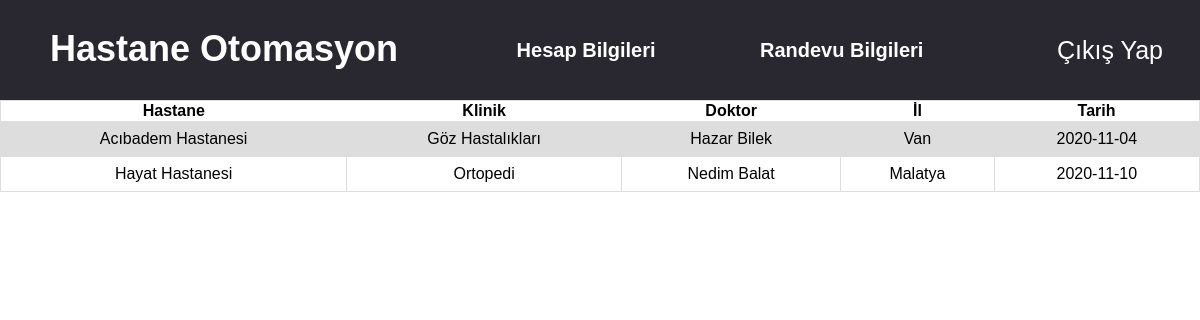
The app's page /randevu.php (signed in) with its own data.
### tables this page shows
CREATE TABLE `randevu` (
  `randevu_id` int(11) NOT NULL,
  `randevu_sehir` varchar(20) NOT NULL,
  `randevu_tarih` date NOT NULL,
  `randevu_hastane` varchar(50) NOT NULL,
  `randevu_doktor` varchar(25) NOT NULL,
  `randevu_klinik` varchar(20) NOT NULL,
  `randevu_hasta_id` int(11) NOT NULL
);

### randevu.php (the view, shortened to what this page needs)
<?php include 'header.php'; ?>
<!DOCTYPE html>
<html lang="tr">
<head>
</head>
<body>
<table>
    <tr>
        <th>Hastane</th>
        <th>Klinik</th>
        <th>Doktor</th>
        <th>İl</th>
        <th>Tarih</th>
    </tr>
    <?php
    $randevu_sor = $db->prepare("SELECT * FROM randevu
    INNER JOIN kullanici ON randevu.randevu_hasta_id = kullanici.kullanici_id WHERE kullanici_tc=:kullanici_tc");
    $randevu_sor->execute([
        'kullanici_tc' => $_SESSION['userkullanici_tc']
    ]);
    while ($randevu_cek = $randevu_sor->fetch(PDO::FETCH_ASSOC)) { ?>
    <tr>
        <td><?php echo $randevu_cek['randevu_hastane']; ?></td>
        <td><?php echo $randevu_cek['randevu_klinik']; ?></td>
        <td><?php echo $randevu_cek['randevu_doktor']; ?></td>
        <td><?php echo $randevu_cek['randevu_sehir']; ?></td>
        <td><?php echo $randevu_cek['randevu_tarih']; ?></td>
    </tr>
    <?php } ?>
    </table>
</body>
</html>

### header.php (shortened to what this page needs)
<!DOCTYPE html>
<html lang="tr">
<head>
    <link rel="stylesheet" href="style.css">
</head>
<body>
<div class="ust_bar">
    <a href="anasayfa.php"><h1>Hastane Otomasyon</h1></a>
    <div class="menu">
        <a href="hesap.php"><h5>Hesap Bilgileri</h5></a>
        <a href="randevu.php"><h5>Randevu Bilgileri</h5></a>
    </div>
</div>
<a href="logout.php"><div class="cikis">
    Çıkış Yap
</div></a>
</body>
</html>

### style.css (style rules this page uses)
body { padding: 0; margin: 0; font-family: 'helvetica', sans-serif; text-align: center; background-color: #ffffff; }
::placeholder { font: 25px; text-align: center; }
a { font-size: 18px; color: (100, 100, 100); }
.ust_bar { position: relative; width: 85%; height: 100px; left: 0; background: #292830; top: 0; }
.ust_bar h1 { position: absolute; left: 50px; line-height: 50px; color: white; }
.menu h5 { position: relative; display: inline; padding: 50px; line-height: 100px; font-size: 20px; color: white; text-decoration: none; }
.menu { position: absolute; width: 600px; height: 100px; background: #292830; right: 0; }
a { text-decoration: none; }
.cikis { position: absolute; width: 15%; height: 100px; background: #292830; right: 0; color: white; text-align: center; line-height: 100px; font-size: 25px; cursor: pointer; top: 0; }
table { font-family: Arial, Helvetica, sans-serif; border-collapse: collapse; width: 100%; }
td, tr { border: 1px solid #dddddd; text-align: center; padding: 8px; }
tr:nth-child(even) { background: #dddddd; }

### records on screen
randevu: randevu_hastane "Acıbadem Hastanesi", randevu_klinik "Göz Hastalıkları", randevu_doktor "Hazar Bilek", randevu_sehir "Van", randevu_tarih "2020-11-04"
randevu: randevu_hastane "Hayat Hastanesi", randevu_klinik "Ortopedi", randevu_doktor "Nedim Balat", randevu_sehir "Malatya", randevu_tarih "2020-11-10"
